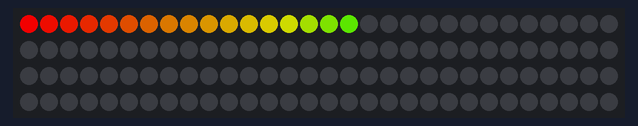
Bench run of a sketch on a simulated Arduino Uno, built with avr-gcc and run on an emulated ATmega328P. Shown: 120 RGB LEDs in strip order, left to right, continuing on the next row.

Above: at 0.11 s.
At 5.44 s:
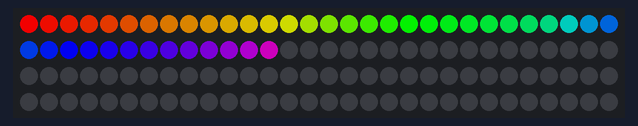
At 14.04 s:
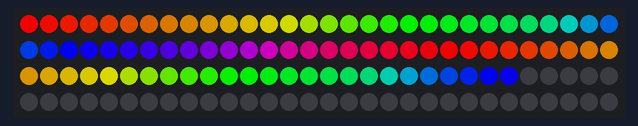
At 22.65 s:
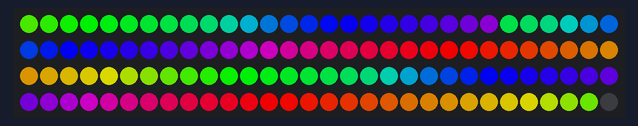
At 31.26 s:
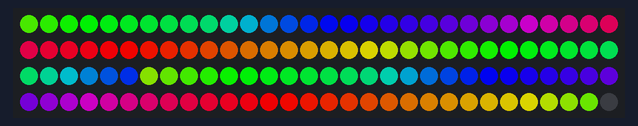
At 39.87 s:
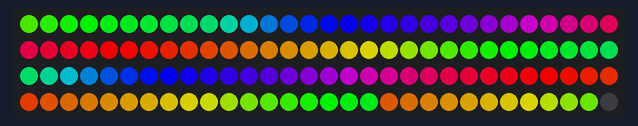

The sketch:

ARCOIRIS_for.ino
```cpp
#include <FastLED.h>
#define NUM_LEDS 120
#define DATA_PIN 11

CRGB leds[NUM_LEDS];
int colorIndex = 0;
// the setup function runs once when you press reset or power the board
void setup() {
 FastLED.addLeds<NEOPIXEL, DATA_PIN>(leds, NUM_LEDS);
 FastLED.setBrightness(1000);

}

void loop() {
      for( int i = 0; i < 16; i++) {
        leds[i] = ColorFromPalette( RainbowColors_p, colorIndex, 1000, LINEARBLEND);
        colorIndex += 5;
    }
      for( int i = 16; i < 119; i++) {
        leds[i] = ColorFromPalette( RainbowColors_p, colorIndex, 1000, LINEARBLEND);
        colorIndex += 5;
    FastLED.show();
    FastLED.delay(200);
}

  }
```
